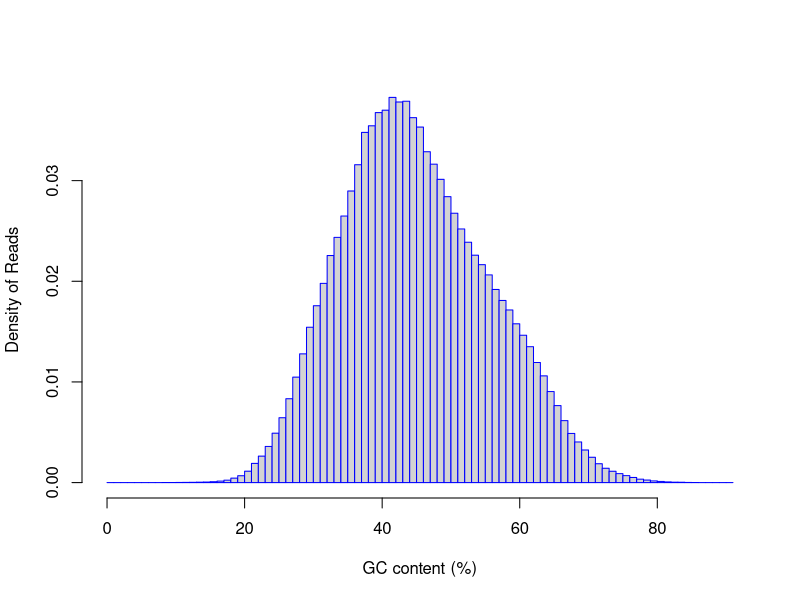

The R script that drew this image:
pdf("../out_GSE56087_nor/out_RSeQC/out.GC_plot.pdf")
gc=rep(c(56.00,63.00,64.00,59.00,62.00,67.00,68.00,66.00,60.00,34.00,31.00,30.00,55.00,65.00,61.00,54.00,32.00,50.00,42.00,53.00,46.00,43.00,41.00,44.00,49.00,48.00,47.00,51.00,52.00,39.00,38.00,40.00,35.00,36.00,37.00,45.00,33.00,27.00,29.00,24.00,69.00,58.00,57.00,28.00,26.00,25.00,22.00,71.00,72.00,70.00,73.00,77.00,76.00,78.00,85.00,75.00,74.00,81.00,82.00,80.00,84.00,79.00,83.00,23.00,20.00,86.00,19.00,21.00,18.00,17.00,87.00,16.00,10.00,14.00,15.00,5.00,12.00,13.00,11.00,2.00,8.00,7.00,6.00,89.00,3.00,91.00,9.00,4.00,1.00,88.00,0.00,90.00),times=c(191896,110952,98603,159489,125549,57244,45416,71119,146698,226547,163383,143524,201322,84102,136131,210069,184059,264151,355863,222061,328464,351639,344042,352322,280182,294175,305676,248850,234313,329637,323525,341818,246262,269389,293673,337134,209769,77473,118935,33411,37545,168245,178423,97427,59916,45618,17745,23391,17423,30119,13240,4731,6436,3168,145,8284,10457,1065,616,1573,307,2329,394,24452,6342,94,4107,10525,2241,1377,35,818,91,394,469,11,170,279,137,3,26,14,14,11,10,2,43,10,2,10,1,2))
hist(gc,probability=T,breaks=100,xlab="GC content (%)",ylab="Density of Reads",border="blue",main="")
dev.off()
